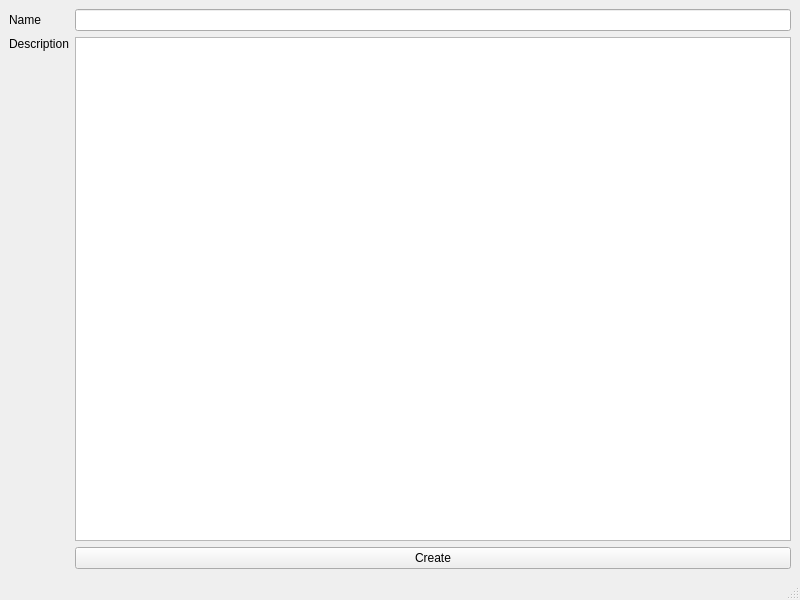
<?xml version="1.0" encoding="UTF-8"?>
<ui version="4.0">
 <class>seqcreator_mwin</class>
 <widget class="QMainWindow" name="seqcreator_mwin">
  <property name="geometry">
   <rect>
    <x>0</x>
    <y>0</y>
    <width>800</width>
    <height>600</height>
   </rect>
  </property>
  <property name="windowTitle">
   <string>Create Sequence</string>
  </property>
  <widget class="QWidget" name="central_widget">
   <layout class="QGridLayout" name="crentral_grid">
    <item row="0" column="0">
     <widget class="QLabel" name="name_lb">
      <property name="text">
       <string>Name</string>
      </property>
     </widget>
    </item>
    <item row="0" column="1">
     <widget class="QLineEdit" name="name_le"/>
    </item>
    <item row="1" column="1">
     <widget class="QPlainTextEdit" name="desc_pte"/>
    </item>
    <item row="1" column="0">
     <widget class="QLabel" name="desc_lb">
      <property name="text">
       <string>Description</string>
      </property>
      <property name="alignment">
       <set>Qt::AlignLeading|Qt::AlignLeft|Qt::AlignTop</set>
      </property>
     </widget>
    </item>
    <item row="2" column="1">
     <widget class="QPushButton" name="create_pb">
      <property name="text">
       <string>Create</string>
      </property>
     </widget>
    </item>
   </layout>
  </widget>
  <widget class="QStatusBar" name="statusbar"/>
 </widget>
 <resources/>
 <connections>
  <connection>
   <sender>create_pb</sender>
   <signal>clicked()</signal>
   <receiver>seqcreator_mwin</receiver>
   <slot>close()</slot>
   <hints>
    <hint type="sourcelabel">
     <x>429</x>
     <y>559</y>
    </hint>
    <hint type="destinationlabel">
     <x>399</x>
     <y>299</y>
    </hint>
   </hints>
  </connection>
 </connections>
</ui>
